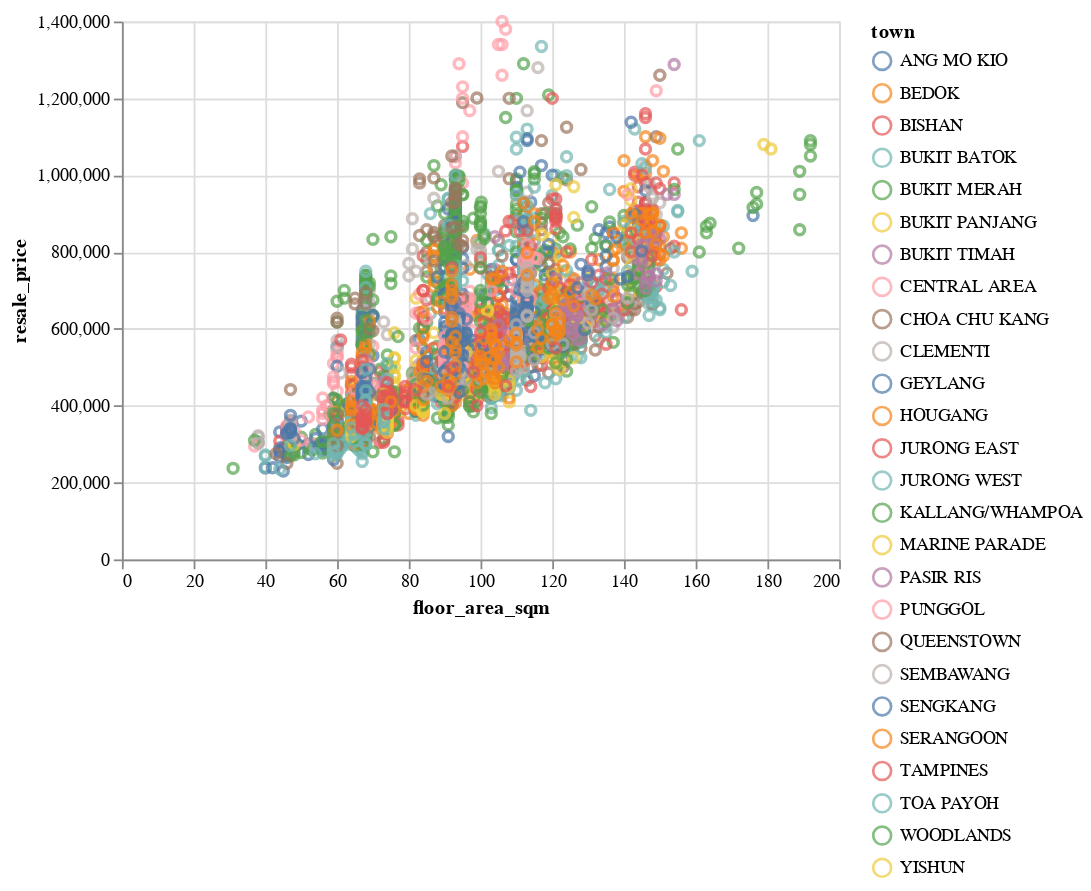

Source (notebook cell):
### Code cell
import altair as alt

# Sort the dataframe by the date column in descending order
df = df.sort_values(by="month", ascending=False)

# Filter the most recent 5000 rows of data
filtered_df = df.head(5000)


alt.Chart(data=filtered_df).mark_point().encode(
    x="floor_area_sqm",
    y="resale_price",
    color="town"
)

#Checking co-relation of floor_area_sqm to resale_price
#Since altair can only allow 5000 rows of data, I filtered df to only get the most recent 5000 rows of data
#Can conclude that the bigger the floor area of the flat, the higher the resale price will be

### Figure 1 — Vega-Lite specification as saved in the notebook (floating-point values rounded to 4 significant figures; data arrays with more than 128 entries replaced by an {"elided": "..."} marker saying what was removed)
{"config": {"view": {"continuousWidth": 400, "continuousHeight": 300}}, "data": {"name": "data-e61aedcda0cc5dfdcf55b6bf0832cadd"}, "mark": "point", "encoding": {"color": {"field": "town", "type": "nominal"}, "x": {"field": "floor_area_sqm", "type": "quantitative"}, "y": {"field": "resale_price", "type": "quantitative"}}, "$schema": "https://vega.github.io/schema/vega-lite/v4.17.0.json", "datasets": {"data-e61aedcda0cc5dfdcf55b6bf0832cadd": {"elided": "5000 records"}}}
